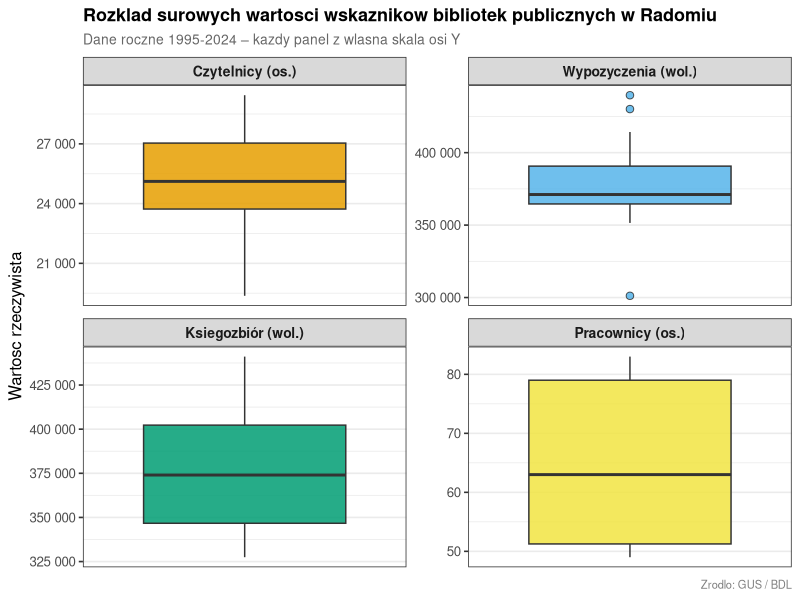
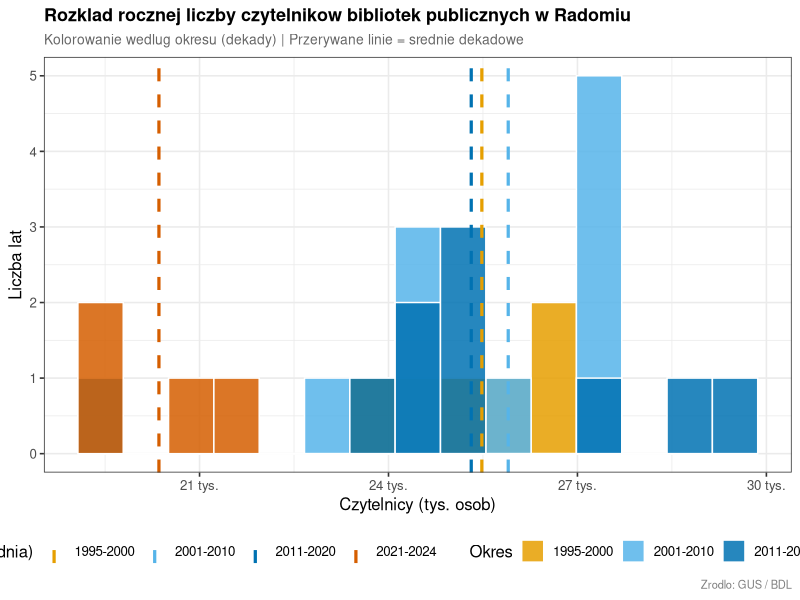
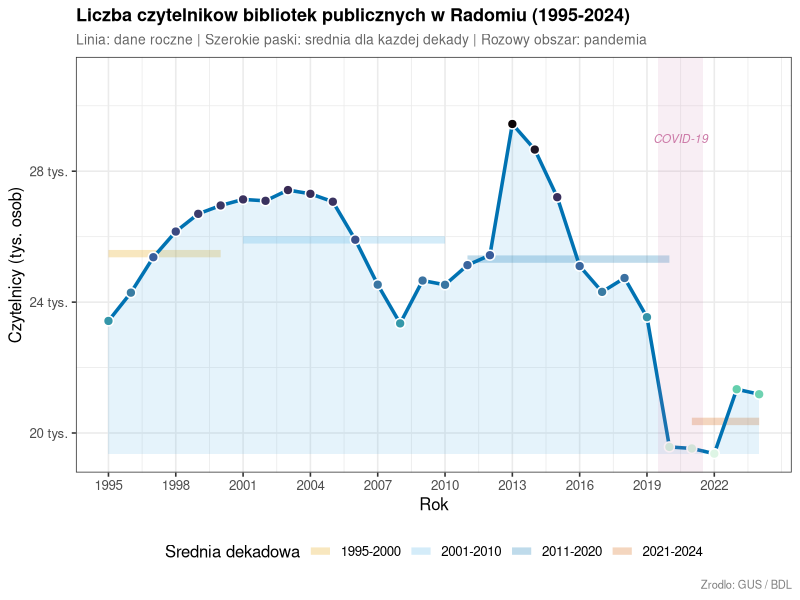
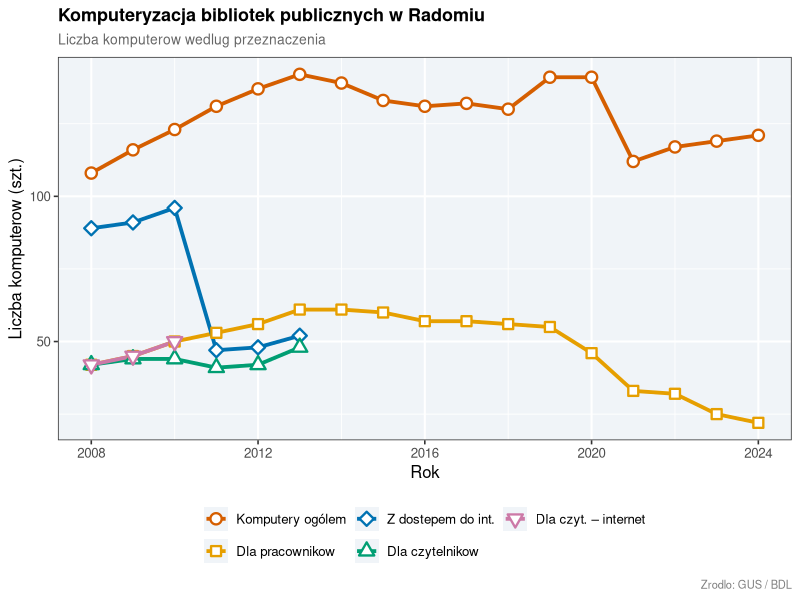
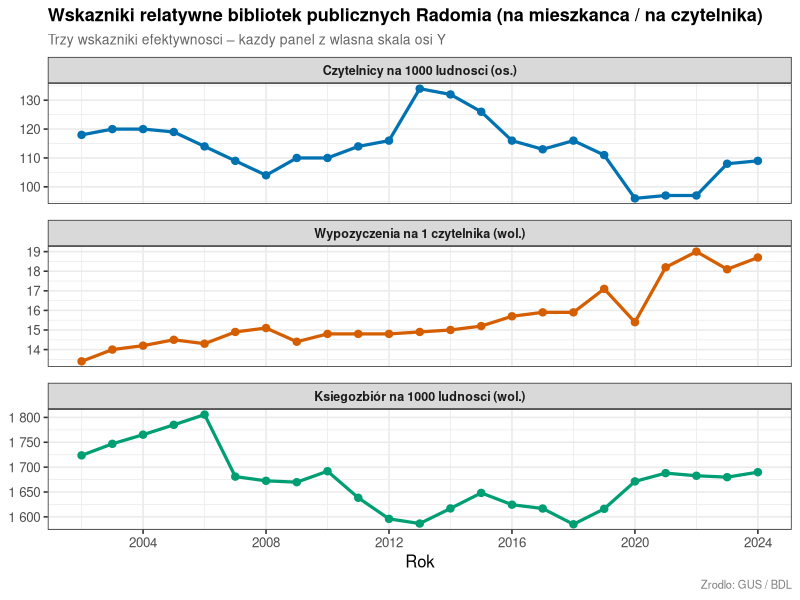
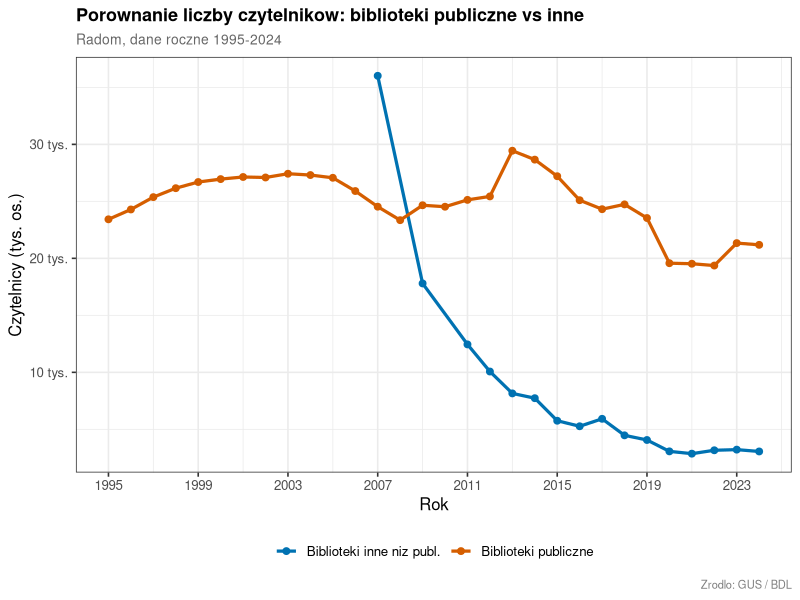
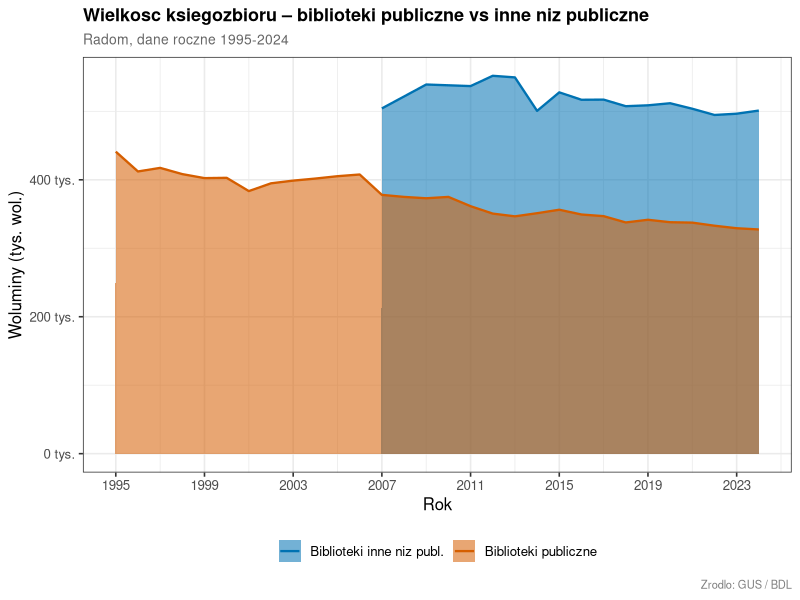
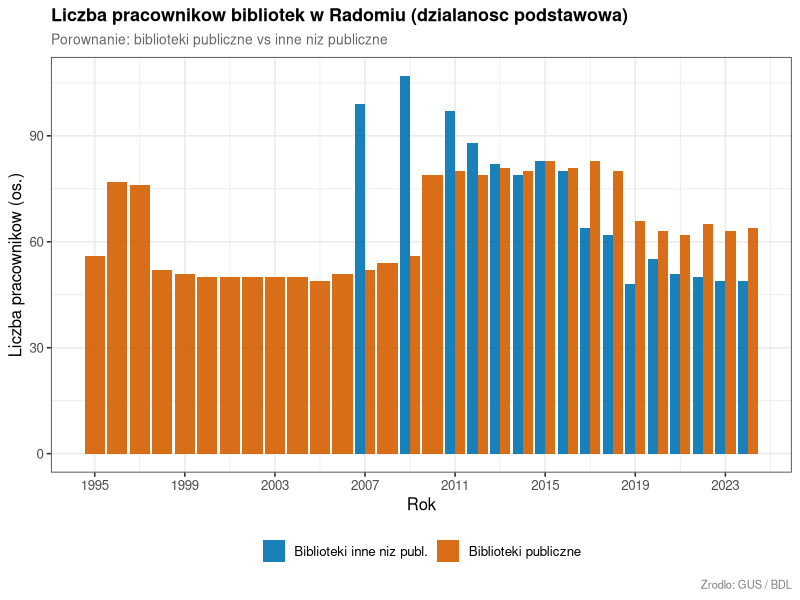

The R script that drew these images, in order:
library(ggplot2)
library(scales)
library(viridis)
library(RColorBrewer)
library(reshape2)

df <- read.csv('Statystyki_bibliotek_radomskich/bib2.csv', header=TRUE, stringsAsFactors=FALSE, check.names=TRUE)
yr_cols <- names(df)[grepl('^X[0-9]{4}$', names(df))]
lata_int <- as.integer(sub("X","", yr_cols))

get_series <- function(rrow) {
  vals <- unlist(df[rrow, yr_cols])
  vals[vals == "NA" | vals == "" | vals == "None"] <- NA
  suppressWarnings(as.numeric(vals))
}

mk_ts <- function(rrow, name) {
  data.frame(rok=lata_int, wartosc=get_series(rrow), seria=name, stringsAsFactors=FALSE)
}

cb7 <- c("#E69F00","#56B4E9","#009E73","#F0E442","#0072B2","#D55E00","#CC79A7")
cb2 <- c("#0072B2","#D55E00")

theme_set(theme_bw(base_size=12) +
  theme(plot.title    = element_text(face="bold", size=13),
        plot.subtitle = element_text(size=10, color="grey40"),
        plot.caption  = element_text(size=8, color="grey50"),
        legend.position = "bottom"))

out_dir <- "Statystyki_bibliotek_radomskich/phts"
if (!dir.exists(out_dir)) dir.create(out_dir, recursive=TRUE)

save_plot <- function(p, name, w=10, h=6) {
  ggsave(file.path(out_dir, paste0(name, ".png")), plot=p, width=w, height=h, dpi=150)
  message("Saved: ", name)
}




# --- INDEKSY WIERSZY (R 1-based) ---
R_pub_prac  <- 9;  R_pub_ksieg <- 10; R_pub_czyt  <- 13; R_pub_wyp   <- 14
R_pub_spec  <- 19; R_inne_prac <- 3;  R_inne_ksieg <- 4;  R_inne_spec <- 5
R_inne_czyt <- 6;  R_ksieg1000 <- 26; R_czyt1000  <- 27; R_wyp_czyt  <- 28
R_niepeln_wej <- 17; R_niepeln_wew <- 18
R_komp_ogol <- 62; R_komp_prac <- 63; R_komp_int  <- 64; R_komp_czyt <- 65
R_komp_nauk <- 76; R_ud_zewn   <- 89; R_ud_miej   <- 91
R_filie_pub <- 8   # biblioteki i filie publiczne (liczba obiektow)

# ============================================================
# W01 – Boxplot SUROWYCH wartosci (bez normalizacji)
# ============================================================
# Kazda zmienna na osobnym panelu – skale niezalezne (scales="free_y")
multi_raw <- rbind(
  mk_ts(R_pub_czyt,  "Czytelnicy (os.)"),
  mk_ts(R_pub_wyp,   "Wypozyczenia (wol.)"),
  mk_ts(R_pub_ksieg, "Ksiegozbiór (wol.)"),
  mk_ts(R_pub_prac,  "Pracownicy (os.)")
)
multi_raw <- multi_raw[!is.na(multi_raw$wartosc), ]
multi_raw$seria <- factor(multi_raw$seria,
  levels = c("Czytelnicy (os.)","Wypozyczenia (wol.)","Ksiegozbiór (wol.)","Pracownicy (os.)"))

# Nazwy serii jako nazwany wektor kolorow – gwarantuje zgodnosc koloru
# z etykieta niezaleznie od kolejnosci w panelu
kol_w01 <- c("Czytelnicy (os.)"    = cb7[1],
             "Wypozyczenia (wol.)" = cb7[2],
             "Ksiegozbiór (wol.)"  = cb7[3],
             "Pracownicy (os.)"    = cb7[4])

p1 <- ggplot(multi_raw, aes(x=seria, y=wartosc, fill=seria)) +
  geom_boxplot(alpha=0.85, outlier.shape=21, outlier.size=2.2) +
  facet_wrap(~seria, scales="free", ncol=2) +
  scale_fill_manual(values=kol_w01, guide="none") +
  scale_y_continuous(labels=label_number(big.mark=" ")) +
  labs(title="Rozklad surowych wartosci wskaznikow bibliotek publicznych w Radomiu",
       subtitle="Dane roczne 1995-2024 – kazdy panel z wlasna skala osi Y",
       x=NULL, y="Wartosc rzeczywista",
       caption="Zrodlo: GUS / BDL") +
  theme(axis.text.x=element_blank(), axis.ticks.x=element_blank(),
        strip.text=element_text(face="bold", size=10),
        panel.grid.major.x=element_blank())
save_plot(p1, "W01_boxplot_surowe", w=10, h=7)

# ============================================================
# W02 – Histogram: dekadowy przekroj czytelnikow (grupy lat)
# ============================================================
czyt_df <- data.frame(rok=lata_int, czyt=get_series(R_pub_czyt))
czyt_df <- czyt_df[!is.na(czyt_df$czyt), ]
czyt_df$dekada <- cut(czyt_df$rok,
  breaks=c(1994,2000,2010,2020,2025),
  labels=c("1995-2000","2001-2010","2011-2020","2021-2024"))

srednie <- aggregate(czyt ~ dekada, data=czyt_df, FUN=mean)

p2 <- ggplot(czyt_df, aes(x=czyt/1000, fill=dekada)) +
  geom_histogram(bins=15, color="white", alpha=0.85, position="identity") +
  geom_vline(data=srednie, aes(xintercept=czyt/1000, color=dekada),
             linewidth=1.1, linetype="dashed") +
  scale_fill_manual(values=cb7[c(1,2,5,6)], name="Okres") +
  scale_color_manual(values=cb7[c(1,2,5,6)], name="Okres (srednia)") +
  scale_x_continuous(labels=label_number(suffix=" tys.", big.mark=" ")) +
  labs(title="Rozklad rocznej liczby czytelnikow bibliotek publicznych w Radomiu",
       subtitle="Kolorowanie wedlug okresu (dekady) | Przerywane linie = srednie dekadowe",
       x="Czytelnicy (tys. osob)", y="Liczba lat",
       caption="Zrodlo: GUS / BDL") +
  guides(fill=guide_legend(nrow=1), color=guide_legend(nrow=1))
save_plot(p2, "W02_histogram_czytelnicy", w=10, h=6)

# ============================================================
# W02_1 – Liczba czytelnikow na przestrzeni lat (wykres liniowy)
# ============================================================
czyt_line <- data.frame(rok=lata_int, czyt=get_series(R_pub_czyt))
czyt_line <- czyt_line[!is.na(czyt_line$czyt), ]

# Srednie dekadowe jako poziome segmenty
dekady <- list(c(1995,2000), c(2001,2010), c(2011,2020), c(2021,2024))
sr_dek <- do.call(rbind, lapply(seq_along(dekady), function(i) {
  d <- dekady[[i]]
  sub <- czyt_line[czyt_line$rok >= d[1] & czyt_line$rok <= d[2], ]
  data.frame(xmin=d[1], xmax=d[2], sr=mean(sub$czyt, na.rm=TRUE),
             dekada=paste0(d[1],"-",d[2]))
}))

p2_1 <- ggplot(czyt_line, aes(x=rok, y=czyt/1000)) +
  # srednie dekadowe jako szare segmenty w tle
  geom_segment(data=sr_dek,
               aes(x=xmin, xend=xmax, y=sr/1000, yend=sr/1000, color=dekada),
               linewidth=2.5, alpha=0.25, inherit.aes=FALSE) +
  # wypelnienie pod linia
  geom_ribbon(aes(ymin=min(czyt/1000), ymax=czyt/1000), fill="#56B4E9", alpha=0.15) +
  # linia glowna
  geom_line(color="#0072B2", linewidth=1.2) +
  geom_point(aes(fill=czyt/1000), shape=21, size=2.8, color="white", stroke=0.8) +
  # zaznaczenie COVID
  annotate("rect", xmin=2019.5, xmax=2021.5, ymin=-Inf, ymax=Inf,
           fill="#CC79A7", alpha=0.12) +
  annotate("text", x=2020.5, y=max(czyt_line$czyt/1000)*0.985,
           label="COVID-19", size=3, color="#CC79A7", fontface="italic") +
  scale_fill_viridis_c(option="mako", direction=-1, guide="none") +
  scale_color_manual(values=cb7[c(1,2,5,6)], name="Srednia dekadowa") +
  scale_x_continuous(breaks=seq(1995,2024,by=3)) +
  scale_y_continuous(labels=label_number(suffix=" tys.", big.mark=" "),
                     limits=c(NA, max(czyt_line$czyt/1000)*1.05)) +
  labs(title="Liczba czytelnikow bibliotek publicznych w Radomiu (1995-2024)",
       subtitle="Linia: dane roczne | Szerokie paski: srednia dla kazdej dekady | Rozowy obszar: pandemia",
       x="Rok", y="Czytelnicy (tys. osob)",
       caption="Zrodlo: GUS / BDL") +
  guides(color=guide_legend(nrow=1))
save_plot(p2_1, "W02_1_czytelnicy_linia", w=11, h=6)

# ============================================================
# W03 – Komputeryzacja: ciemniejsze tlo panelu dla lepszej widocznosci linii
# ============================================================
comp_labels <- c("Komputery ogólem","Dla pracownikow","Z dostepem do int.",
                 "Dla czytelnikow","Dla czyt. – internet")
comp_rows   <- c(R_komp_ogol, R_komp_prac, R_komp_int, R_komp_czyt, R_komp_czyt+1)
comp_df <- do.call(rbind, lapply(seq_along(comp_rows), function(i)
  mk_ts(comp_rows[i], comp_labels[i])))
comp_df <- comp_df[!is.na(comp_df$wartosc), ]
comp_df$seria <- factor(comp_df$seria, levels=comp_labels)

p3 <- ggplot(comp_df, aes(x=rok, y=wartosc, color=seria, shape=seria)) +
  geom_line(linewidth=1.3) +
  geom_point(size=3, stroke=1.2, fill="white") +
  scale_color_manual(values=cb7[c(6,1,5,3,7)], name=NULL) +
  scale_shape_manual(values=c(21,22,23,24,25), name=NULL) +
  scale_x_continuous(breaks=seq(2000,2024,by=4)) +
  labs(title="Komputeryzacja bibliotek publicznych w Radomiu",
       subtitle="Liczba komputerow wedlug przeznaczenia",
       x="Rok", y="Liczba komputerow (szt.)",
       caption="Zrodlo: GUS / BDL") +
  guides(color=guide_legend(nrow=2), shape=guide_legend(nrow=2)) +
  theme(panel.background=element_rect(fill="#f0f4f8"),
        panel.grid.major=element_line(color="white", linewidth=0.7),
        panel.grid.minor=element_line(color="white", linewidth=0.3))
save_plot(p3, "W03_komputeryzacja", w=10, h=6)

# ============================================================
# W04 – NOWY WYKRES: Wskazniki na mieszkanca i na czytelnika
#        Wykres liniowy trzech wskaznikow wzglednych (lollipop + line)
# ============================================================
wsk_df <- data.frame(
  rok       = lata_int,
  ksieg1000 = get_series(R_ksieg1000),
  czyt1000  = get_series(R_czyt1000),
  wyp_czyt  = get_series(R_wyp_czyt)
)
wsk_df <- wsk_df[!is.na(wsk_df$czyt1000) | !is.na(wsk_df$wyp_czyt), ]

# Skalowanie: czyt1000 i wyp_czyt maja rozne jednostki – normalizuj do % wzgledem max
wsk_long <- reshape2::melt(wsk_df, id.vars="rok",
  variable.name="wskaznik", value.name="val")
wsk_long$wskaznik <- factor(wsk_long$wskaznik,
  levels=c("czyt1000","wyp_czyt","ksieg1000"),
  labels=c("Czytelnicy na 1000 ludnosci (os.)",
           "Wypozyczenia na 1 czytelnika (wol.)",
           "Ksiegozbiór na 1000 ludnosci (wol.)"))
wsk_long <- wsk_long[!is.na(wsk_long$val), ]

p4 <- ggplot(wsk_long, aes(x=rok, y=val, color=wskaznik)) +
  geom_line(linewidth=1.1) +
  geom_point(size=2.2) +
  facet_wrap(~wskaznik, scales="free_y", ncol=1) +
  scale_color_manual(values=c("#0072B2","#D55E00","#009E73"), guide="none") +
  scale_x_continuous(breaks=seq(2000,2024,by=4)) +
  scale_y_continuous(labels=label_number(big.mark=" ")) +
  labs(title="Wskazniki relatywne bibliotek publicznych Radomia (na mieszkanca / na czytelnika)",
       subtitle="Trzy wskazniki efektywnosci – kazdy panel z wlasna skala osi Y",
       x="Rok", y=NULL,
       caption="Zrodlo: GUS / BDL") +
  theme(strip.text=element_text(face="bold", size=9),
        panel.spacing=unit(0.8,"lines"))
save_plot(p4, "W04_wskazniki_panele", w=10, h=8)

# ============================================================
# W05 – Czytelnicy: pub vs inne
# ============================================================
comp5 <- rbind(mk_ts(R_pub_czyt,"Biblioteki publiczne"),
               mk_ts(R_inne_czyt,"Biblioteki inne niz publ."))
comp5 <- comp5[!is.na(comp5$wartosc), ]
p5 <- ggplot(comp5, aes(x=rok, y=wartosc/1000, color=seria)) +
  geom_line(linewidth=1.1) + geom_point(size=2) +
  scale_color_manual(values=cb2, name=NULL) +
  scale_x_continuous(breaks=seq(1995,2024,by=4)) +
  scale_y_continuous(labels=label_number(suffix=" tys.")) +
  labs(title="Porownanie liczby czytelnikow: biblioteki publiczne vs inne",
       subtitle="Radom, dane roczne 1995-2024",
       x="Rok", y="Czytelnicy (tys. os.)", caption="Zrodlo: GUS / BDL")
save_plot(p5, "W05_czytelnicy_porownanie")

# ============================================================
# W06 – Ksiegozbiór area
# ============================================================
comp6 <- rbind(mk_ts(R_pub_ksieg,"Biblioteki publiczne"),
               mk_ts(R_inne_ksieg,"Biblioteki inne niz publ."))
comp6 <- comp6[!is.na(comp6$wartosc), ]
p6 <- ggplot(comp6, aes(x=rok, y=wartosc/1000, fill=seria)) +
  geom_area(alpha=0.55, position="identity") +
  geom_line(aes(color=seria), linewidth=0.8) +
  scale_fill_manual(values=cb2, name=NULL) +
  scale_color_manual(values=cb2, name=NULL) +
  scale_x_continuous(breaks=seq(1995,2024,by=4)) +
  scale_y_continuous(labels=label_number(suffix=" tys.")) +
  labs(title="Wielkosc ksiegozbioru – biblioteki publiczne vs inne niz publiczne",
       subtitle="Radom, dane roczne 1995-2024",
       x="Rok", y="Woluminy (tys. wol.)", caption="Zrodlo: GUS / BDL")
save_plot(p6, "W06_ksiegozbiory_area")

# ============================================================
# W07 – Pracownicy grouped bar
# ============================================================
comp7 <- rbind(mk_ts(R_pub_prac,"Biblioteki publiczne"),
               mk_ts(R_inne_prac,"Biblioteki inne niz publ."))
comp7 <- comp7[!is.na(comp7$wartosc), ]
p7 <- ggplot(comp7, aes(x=rok, y=wartosc, fill=seria)) +
  geom_col(position="dodge", alpha=0.9) +
  scale_fill_manual(values=cb2, name=NULL) +
  scale_x_continuous(breaks=seq(1995,2024,by=4)) +
  labs(title="Liczba pracownikow bibliotek w Radomiu (dzialanosc podstawowa)",
       subtitle="Porownanie: biblioteki publiczne vs inne niz publiczne",
       x="Rok", y="Liczba pracownikow (os.)", caption="Zrodlo: GUS / BDL")
save_plot(p7, "W07_pracownicy_bar")

# ============================================================
# W08 – Podwojna os: POPRAWIONE kolory i opisy osi
# ============================================================
czyt1000_v <- get_series(R_czyt1000)
wyp_czyt_v <- get_series(R_wyp_czyt)
wsk8 <- data.frame(rok=lata_int, c1=czyt1000_v, wc=wyp_czyt_v)
wsk8 <- wsk8[!is.na(wsk8$c1) & !is.na(wsk8$wc), ]
sf   <- max(wsk8$c1, na.rm=TRUE) / max(wsk8$wc, na.rm=TRUE)

col_slupki <- "#56B4E9"   # niebieski – lewa os
col_linia  <- "#D55E00"   # pomaranczowy – prawa os

p8 <- ggplot(wsk8, aes(x=rok)) +
  geom_col(aes(y=c1), fill=col_slupki, alpha=0.80) +
  geom_line(aes(y=wc*sf), color=col_linia, linewidth=1.4) +
  geom_point(aes(y=wc*sf), color=col_linia, size=2.5, shape=16) +
  scale_y_continuous(
    name   = "Czytelnicy na 1000 ludnosci (os.)",
    labels = label_number(big.mark=" "),
    sec.axis = sec_axis(~./sf,
      name   = "Wypozyczenia na 1 czytelnika (wol.)",
      labels = label_number(accuracy=0.1))
  ) +
  scale_x_continuous(breaks=seq(2000,2024,by=4)) +
  labs(
    title    = "Wskazniki aktywnosci czytelniczej w bibl. publicznych Radomia",
    subtitle = paste0(
      "Lewa os (slupki, niebieski): czytelnicy na 1000 mieszkancow [os.]\n",
      "Prawa os (linia, pomarancz.): wypozyczenia na 1 czytelnika [wol.]"),
    x = "Rok",
    caption = "Zrodlo: GUS / BDL"
  ) +
  theme(
    axis.title.y.left  = element_text(color=col_slupki, face="bold"),
    axis.text.y.left   = element_text(color=col_slupki),
    axis.ticks.y.left  = element_line(color=col_slupki),
    axis.line.y.left   = element_line(color=col_slupki, linewidth=1),
    axis.title.y.right = element_text(color=col_linia, face="bold"),
    axis.text.y.right  = element_text(color=col_linia),
    axis.ticks.y.right = element_line(color=col_linia),
    axis.line.y.right  = element_line(color=col_linia, linewidth=1)
  )
save_plot(p8, "W08_wskazniki_dual_axis", w=10, h=6)

# ============================================================
# W09 – Udostepnianie: stacked area
# ============================================================
ud_df <- data.frame(rok=lata_int,
                    Na_zewnatrz=get_series(R_ud_zewn),
                    Na_miejscu =get_series(R_ud_miej))
ud_long <- melt(ud_df, id.vars="rok", variable.name="sposob", value.name="wol")
ud_long$sposob <- factor(ud_long$sposob, labels=c("Na zewnatrz","Na miejscu"))
ud_long <- ud_long[!is.na(ud_long$wol), ]
p9 <- ggplot(ud_long, aes(x=rok, y=wol/1000, fill=sposob)) +
  geom_area(alpha=0.85, position="stack") +
  scale_fill_manual(values=c("#0072B2","#E69F00"), name="Sposob") +
  scale_x_continuous(breaks=seq(1995,2024,by=4)) +
  scale_y_continuous(labels=label_number(suffix=" tys.")) +
  labs(title="Udostepnianie woluminów w bibliotekach innych niz publiczne – Radom",
       subtitle="Laczne udostepnienia na zewnatrz i na miejscu",
       x="Rok", y="Woluminy (tys.)", caption="Zrodlo: GUS / BDL")
save_plot(p9, "W09_udostepnianie")

# ============================================================
# W10 – Komputery: pub vs naukowe
# ============================================================
comp10 <- rbind(mk_ts(R_komp_ogol,"Bibl. publiczne"),
                mk_ts(R_komp_nauk,"Bibl. naukowe i inne"))
comp10 <- comp10[!is.na(comp10$wartosc), ]
p10 <- ggplot(comp10, aes(x=rok, y=wartosc, color=seria, shape=seria)) +
  geom_line(linewidth=1) + geom_point(size=2.5) +
  scale_color_manual(values=cb2, name=NULL) +
  scale_shape_manual(values=c(16,17), name=NULL) +
  scale_x_continuous(breaks=seq(2000,2024,by=4)) +
  labs(title="Komputery ogólem w bibliotekach publicznych i naukowych – Radom",
       subtitle="Porownanie liczby komputerow ogólem",
       x="Rok", y="Liczba komputerow (szt.)", caption="Zrodlo: GUS / BDL")
save_plot(p10, "W10_komputery_pub_vs_nauk")

# ============================================================
# W11 – Zbiory specjalne
# ============================================================
comp11 <- rbind(mk_ts(R_pub_spec,"Biblioteki publiczne"),
                mk_ts(R_inne_spec,"Biblioteki inne niz publ."))
comp11 <- comp11[!is.na(comp11$wartosc), ]
p11 <- ggplot(comp11, aes(x=rok, y=wartosc/1000, fill=seria)) +
  geom_col(position="dodge", alpha=0.9) +
  scale_fill_manual(values=cb2, name=NULL) +
  scale_x_continuous(breaks=seq(1995,2024,by=4)) +
  scale_y_continuous(labels=label_number(suffix=" tys.")) +
  labs(title="Zbiory specjalne w bibliotekach radomskich",
       subtitle="Porownanie: biblioteki publiczne vs inne niz publiczne",
       x="Rok", y="Liczba zbiorow (tys. szt.)", caption="Zrodlo: GUS / BDL")
save_plot(p11, "W11_zbiory_specjalne")

# ============================================================
# W12 – Trend wypozyczen BEZ linii trendu LOESS
# ============================================================
wyp_ts <- data.frame(rok=lata_int, val=get_series(R_pub_wyp))
wyp_ts <- wyp_ts[!is.na(wyp_ts$val), ]
p12 <- ggplot(wyp_ts, aes(x=rok, y=val/1000)) +
  annotate("rect", xmin=2019.5, xmax=2021.5, ymin=-Inf, ymax=Inf,
           fill="#CC79A7", alpha=0.15) +
  annotate("text", x=2020.5, y=max(wyp_ts$val/1000)*0.98,
           label="COVID-19", size=3.2, color="#CC79A7", fontface="italic") +
  geom_ribbon(aes(ymin=min(val/1000), ymax=val/1000), fill="#56B4E9", alpha=0.2) +
  geom_line(color="#0072B2", linewidth=1.2) +
  geom_point(color="#0072B2", size=2) +
  scale_x_continuous(breaks=seq(2000,2024,by=4)) +
  scale_y_continuous(labels=label_number(suffix=" tys.")) +
  labs(title="Wypozyczenia zewnetrzne bibliotek publicznych – Radom",
       subtitle="Wyrazny spadek w latach 2020-2021 zwiazany z pandemia COVID-19",
       x="Rok", y="Wypozyczenia (tys. wol.)", caption="Zrodlo: GUS / BDL")
save_plot(p12, "W12_wypozyczenia_trend")

# ============================================================
# W13 – Scatter czytelnicy vs wypozyczenia
# ============================================================
sc_df <- data.frame(czyt=get_series(R_pub_czyt), wyp=get_series(R_pub_wyp), rok=lata_int)
sc_df <- sc_df[!is.na(sc_df$czyt) & !is.na(sc_df$wyp), ]
p13 <- ggplot(sc_df, aes(x=czyt/1000, y=wyp/1000, color=rok)) +
  geom_point(size=3.5, alpha=0.9) +
  geom_smooth(method="lm", se=TRUE, color="#D55E00", fill="#D55E00",
              alpha=0.15, linewidth=1) +
  scale_color_viridis_c(option="plasma", name="Rok", breaks=seq(2000,2024,by=6)) +
  scale_x_continuous(labels=label_number(suffix=" tys.")) +
  scale_y_continuous(labels=label_number(suffix=" tys.")) +
  labs(title="Zaleznosc wypozyczen od liczby czytelnikow bibl. publicznych",
       subtitle="Radom – kazdy punkt to 1 rok | Linia regresji liniowej",
       x="Czytelnicy (tys. os.)", y="Wypozyczenia (tys. wol.)",
       caption="Zrodlo: GUS / BDL") +
  theme(legend.position="right")
save_plot(p13, "W13_scatter")

# ============================================================
# W14 – Ksiegozbiór na 1000 ludnosci – LEPSZA PALETA (sekwencyjna)
# ============================================================
ksieg_df <- data.frame(rok=lata_int, val=get_series(R_ksieg1000))
ksieg_df <- ksieg_df[!is.na(ksieg_df$val), ]
sr <- mean(ksieg_df$val, na.rm=TRUE)

p14 <- ggplot(ksieg_df, aes(x=rok, y=val, fill=val)) +
  geom_col(alpha=0.95) +
  geom_hline(yintercept=sr, color="#CC79A7", linewidth=1.2, linetype="dashed") +
  annotate("text", x=min(ksieg_df$rok)+2, y=sr*1.015,
           label=paste0("Srednia: ", round(sr,0), " wol./1000"),
           color="#CC79A7", size=3.4, hjust=0, fontface="bold") +
  scale_fill_viridis_c(option="cividis", direction=1,
                       name="Wol./1000",
                       breaks=round(seq(min(ksieg_df$val),max(ksieg_df$val),length.out=5))) +
  scale_x_continuous(breaks=seq(2000,2024,by=4)) +
  scale_y_continuous(labels=label_number(big.mark=" ")) +
  labs(title="Ksiegozbiór bibliotek publicznych na 1000 ludnosci Radomia",
       subtitle="Liczba woluminów przypadajacych na 1000 mieszkancow – paleta cividis",
       x="Rok", y="Woluminy na 1000 ludnosci",
       caption="Zrodlo: GUS / BDL") +
  theme(legend.position="right",
        legend.key.height=unit(1.4,"cm"))
save_plot(p14, "W14_ksieg_na_1000")

# ============================================================
# W15 – Dostepnosc dla niepelnosprawnych + % wszystkich bibliotek
# ============================================================
filie_v <- get_series(R_filie_pub)  # liczba bibl. publicznych ogólem w danym roku
wej_v   <- get_series(R_niepeln_wej)
wew_v   <- get_series(R_niepeln_wew)

np_df <- data.frame(rok=lata_int, filie=filie_v, Wejscie=wej_v, Wewnatrz=wew_v)
np_df <- np_df[!is.na(np_df$Wejscie) | !is.na(np_df$Wewnatrz), ]
np_df <- np_df[!is.na(np_df$filie) & np_df$filie > 0, ]

# Procent = obiekty z co najmniej 1 udogodnieniem (max z wejscia i wewnatrz)
# podzielone przez LACZNA LICZBE FILII w danym roku (mianownik zmienia sie w czasie!)
# To wyjasnia pozorne paradoksy: np. 2016 slupek wyzszy niz 2017,
# ale % nizszy – bo w 2016 bylo 14 filii, a w 2017 juz tylko 12.
np_df$max_ud <- pmax(np_df$Wejscie, np_df$Wewnatrz, na.rm=TRUE)
np_df$pct    <- round(np_df$max_ud / np_df$filie * 100, 1)

# Etykieta % umieszczona na szczycie slupka
np_long <- melt(np_df[, c("rok","Wejscie","Wewnatrz")],
                id.vars="rok", variable.name="typ", value.name="liczba")
np_long$typ <- factor(np_long$typ, labels=c("Wejscie do budynku","Udogodnienia wewnatrz"))
np_long <- np_long[!is.na(np_long$liczba), ]

# Top slupka = suma obu kategorii w danym roku (dla pozycji etykiety)
top_df <- aggregate(liczba ~ rok, data=np_long, FUN=function(x) sum(x, na.rm=TRUE))
top_df <- merge(top_df, np_df[, c("rok","pct","filie")], by="rok")

# Etykieta: "%  (X/Y fil.)" – pokazuje mianownik wprost
top_df$etykieta <- paste0(top_df$pct, "%\n(",
                           top_df$max_ud <- np_df$max_ud[match(top_df$rok, np_df$rok)],
                           "/", top_df$filie, " fil.)")

p15 <- ggplot(np_long, aes(x=rok, y=liczba, fill=typ)) +
  geom_col(alpha=0.9) +
  geom_text(data=top_df,
            aes(x=rok, y=liczba, label=etykieta),
            inherit.aes=FALSE,
            vjust=-0.15, size=2.6, fontface="bold", color="grey25", lineheight=0.9) +
  scale_fill_manual(values=c("#0072B2","#E69F00"), name="Typ udogodnienia") +
  scale_x_continuous(breaks=seq(2000,2024,by=2)) +
  scale_y_continuous(limits=c(0, max(top_df$liczba)*1.30),
                     breaks=0:max(top_df$liczba,na.rm=TRUE)) +
  labs(title="Dostepnosc bibliotek publicznych dla osób niepelnosprawnych – Radom",
       subtitle=paste0(
         "Slupki: liczba obiektów z udogodnieniami | Etykiety: % bibl. z udogodnieniami (obiekty / laczna liczba filii)\n",
         "Uwaga: wyzszy slupek moze miec nizszy % – gdy laczna liczba filii spada szybciej niz liczba obiektow dostosowanych"),
       x="Rok", y="Liczba obiektów",
       caption="Zrodlo: GUS / BDL")
save_plot(p15, "W15_niepelnosprawni", w=12, h=7)

message("GOTOWE: Wszystkie 15 wykresow zapisano.")
